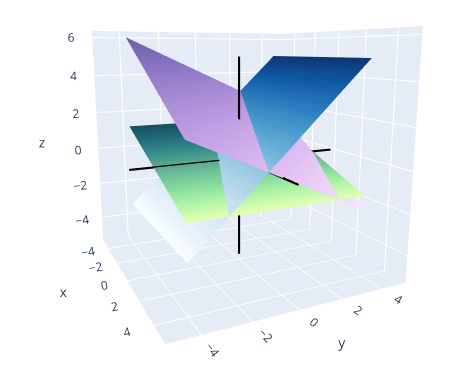

Recreate this plot in Python.
# 3D plot - using plotly

import numpy as np
import plotly.graph_objects as go

x = np.linspace(-4, 4, 100)
y = np.linspace(-4, 4, 100)
X1, X3 = np.meshgrid (x, y )

# Planes

# x_2 = -(1/2)x_2 - (1/2)x_3 + 2
# x_2 = x_3 + 1
# x_2 = -(1/3)x_2

Z1 = -0.5*X1 - 0.5*X3 + 2
Z2 = X3 + 1
Z3 = -(1/3)*X1

# Layout
layout = go.Layout(
    scene = go.layout.Scene(
    aspectmode='manual',
    aspectratio=go.layout.scene.Aspectratio(x=1, y=1, z=1))
)


# Axes
minA = -5
maxA = 5
xaxisX=np.linspace(minA, maxA, 1000)
xaxisY=0* np.linspace(minA, maxA, 1000)
xaxisZ=0* np.linspace(minA, maxA, 1000)
yaxisX=0* np.linspace(minA, maxA, 1000)
yaxisY=np.linspace(minA, maxA, 1000)
yaxisZ=0* np.linspace(minA, maxA, 1000)
zaxisX=0* np.linspace(minA, maxA, 1000)
zaxisY=0* np.linspace(minA, maxA, 1000)
zaxisZ=np.linspace(minA, maxA, 1000)
fig=go.Figure(data=[
    go.Surface (x=x, y=y, z=Z1, opacity = 1.0, colorscale='purp', showscale=False),
    go.Surface (x=x, y=y, z=Z2, opacity = 1.0, colorscale='blues', showscale=False),
    go.Surface (x=x, y=y, z=Z3, opacity = 1.0, colorscale='emrld', showscale=False),
    # Adding axes
    go.Scatter3d(x=xaxisX, y=xaxisY, z=xaxisZ, mode='markers',
        marker=dict(color='rgb(0, 0, 0)', size = 0.7)),
    go.Scatter3d(x=yaxisX, y=yaxisY, z=yaxisZ, mode='markers',
        marker=dict(color='rgb(0, 0, 0)', size = 0.7)),
    go.Scatter3d(x=zaxisX, y=zaxisY, z=zaxisZ, mode='markers',
        marker=dict(color='rgb(0, 0, 0)', size = 0.7))
], layout = layout)
fig.update_layout(
    autosize=False,
    showlegend=False,
    width=800,
    height=600)
# Opens in browser - find good angle and screenshot
fig.show()
